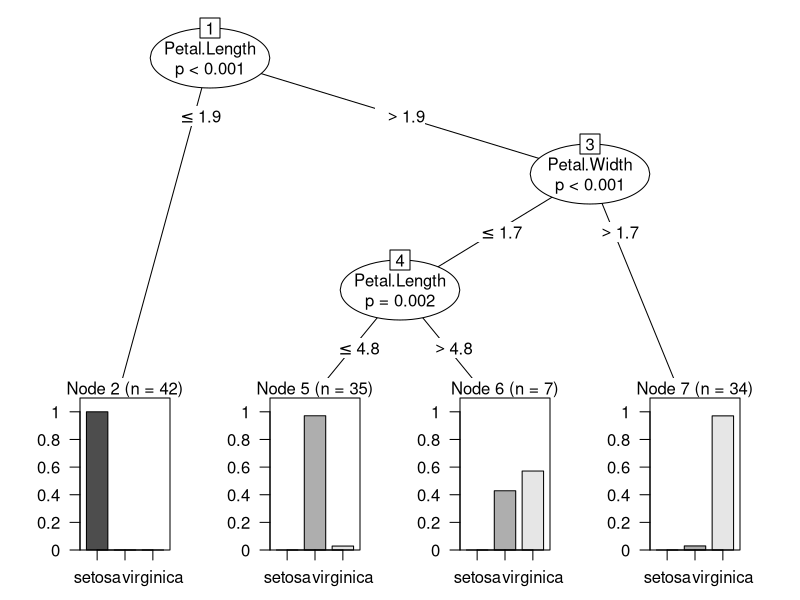
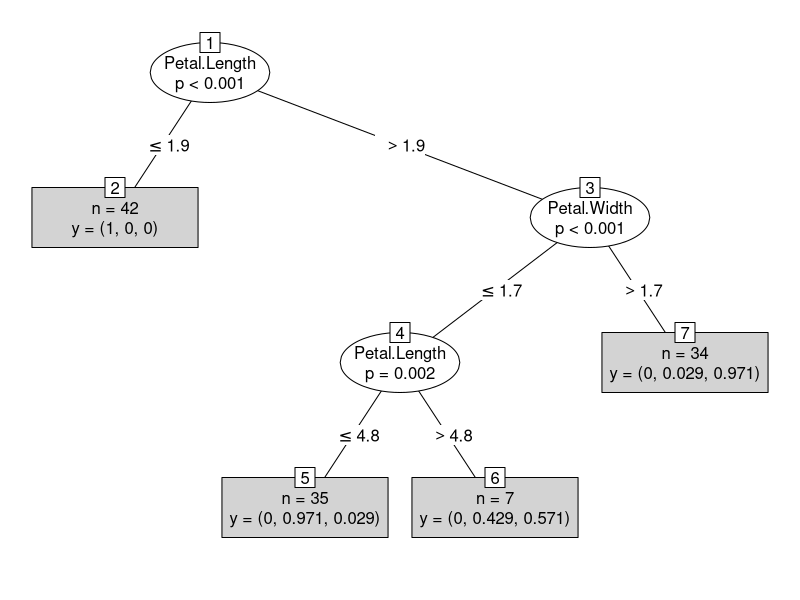
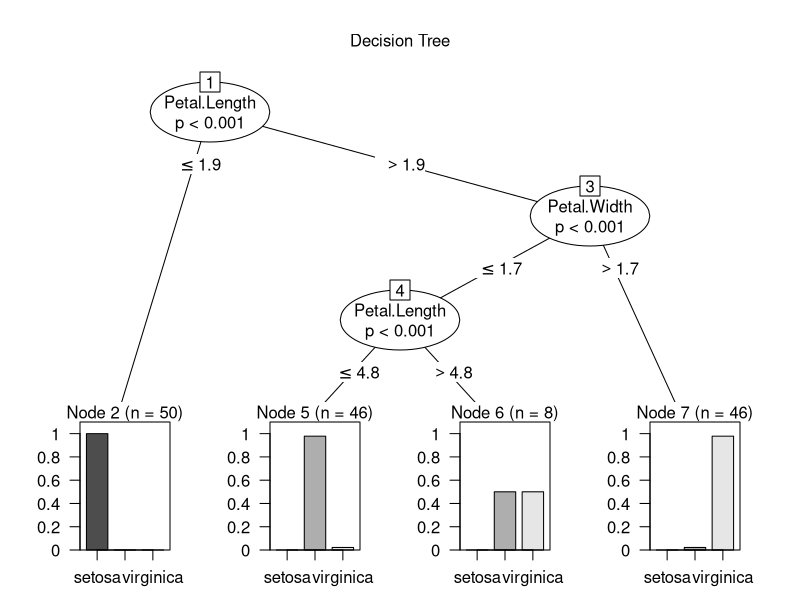

These figures' R source, in order:
data("iris")
str(iris)
summary(iris)
head(iris)
tail(iris)
set.seed(555)
ind<-sample(2,nrow(iris),replace = TRUE,prob = c(0.8,0.2))
train<-iris[ind==1,]
test<-iris[ind==2,]
library(party)
DTree<-ctree(Species~.,train)
print(DTree)
plot(DTree)
plot(DTree,type='simple')
newtree<-ctree(Species~.,iris)
plot(newtree,main="Decision Tree")
